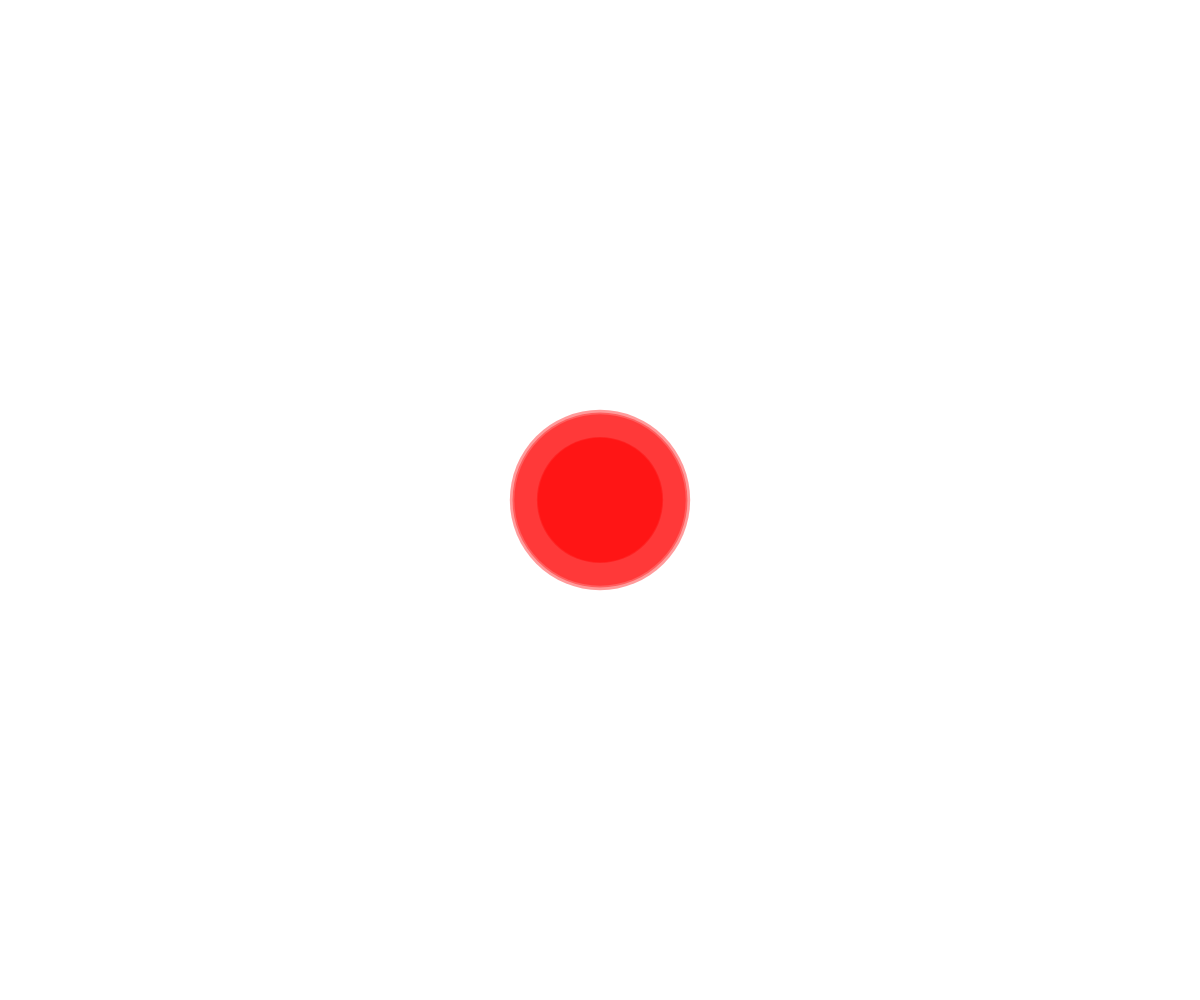
Frame 1 (no input)
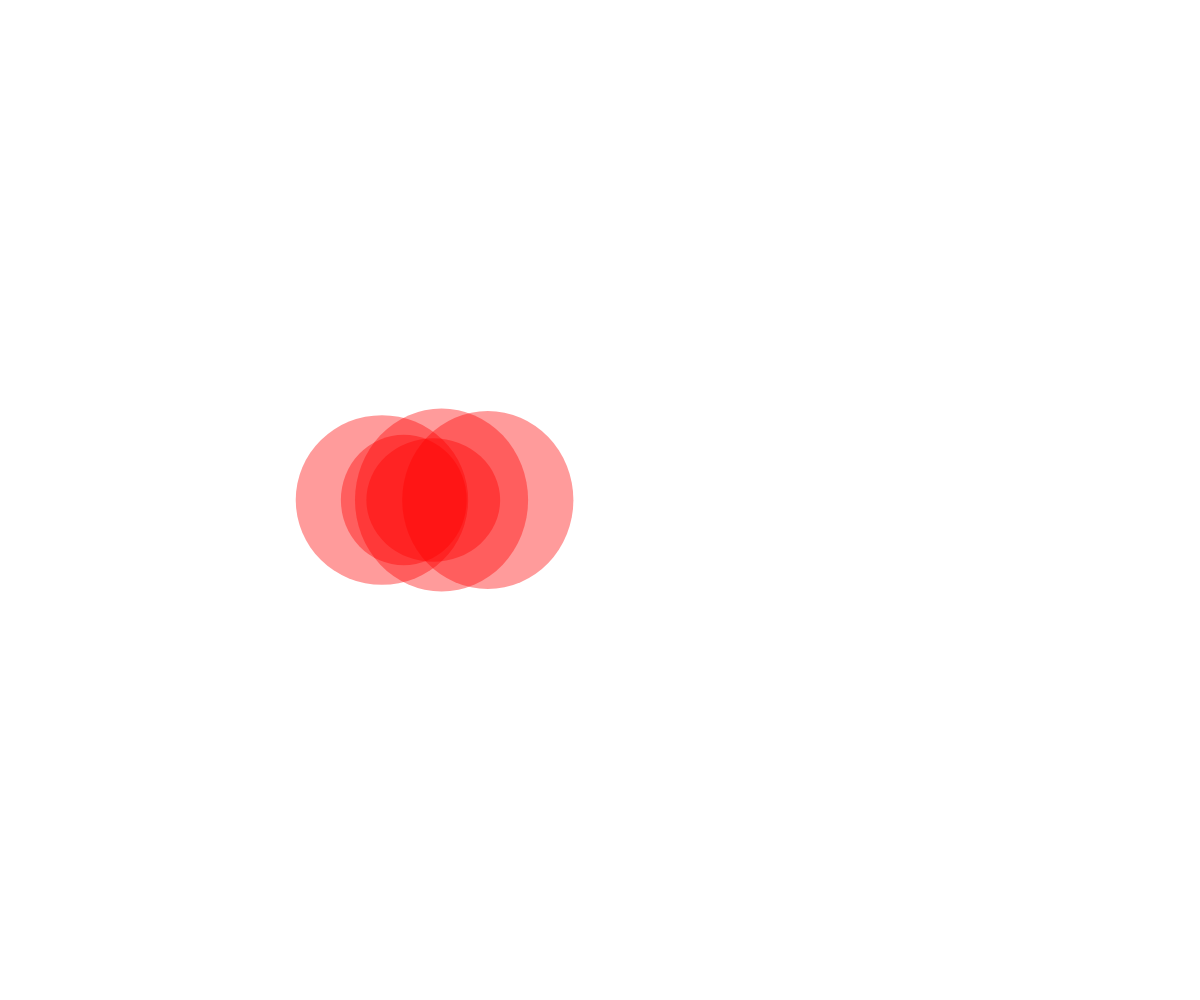
Frame 60 (no input)
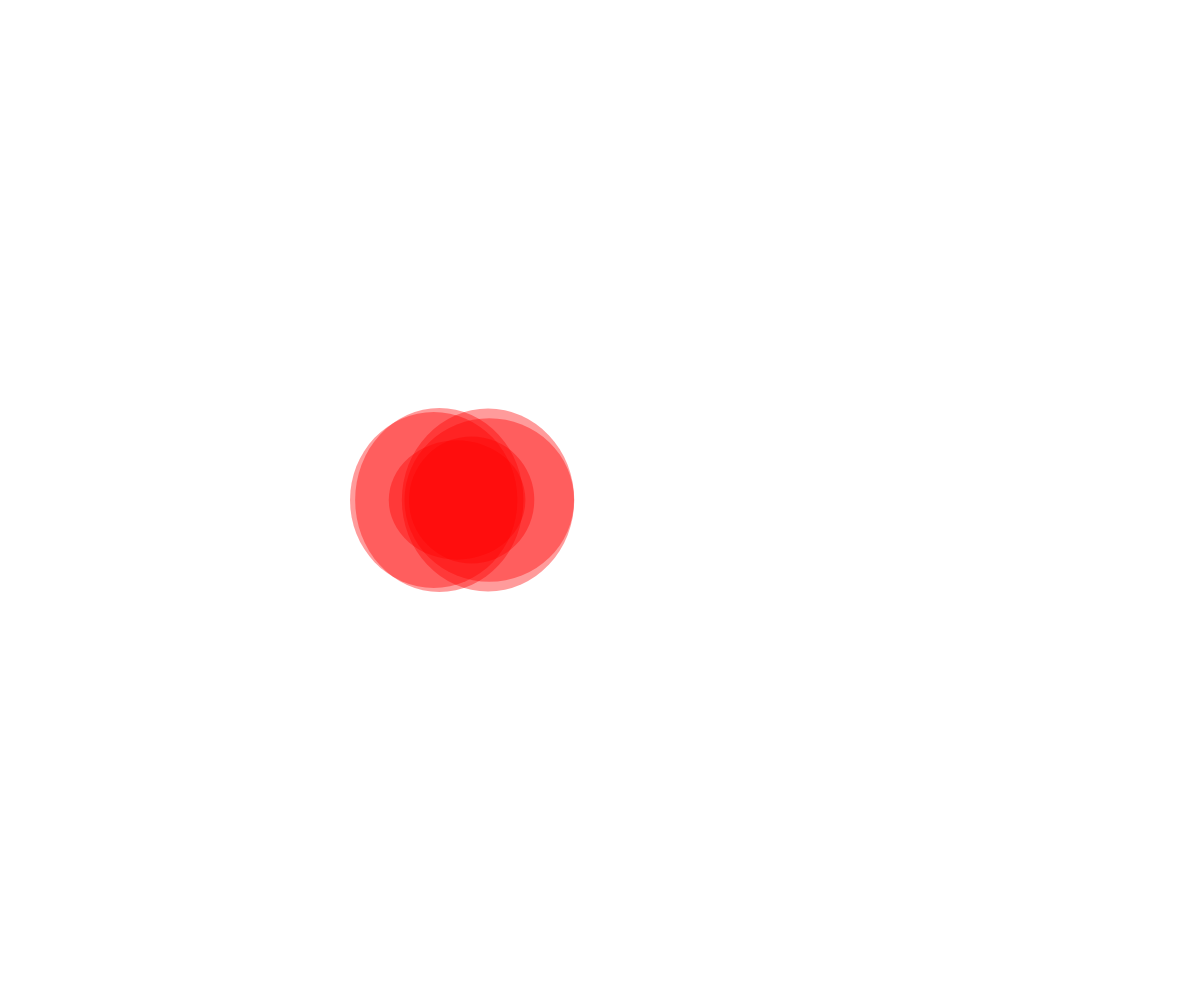
Frame 120 (the mouse pressed at the canvas centre since frame 60)

The p5.js sketch that drew these frames (run headless with seeded random() and noise() and a simulated clock; from frame 60 on, the mouse is pressed at the canvas centre):

// p5.js sketch
// ── sketch.js
//This example uses a simple class with 4 arguments
var pulse=[];

function setup() {
  createCanvas(windowWidth, windowHeight);
  background(100);

  //fill array
  for(var i=0;i<5;i++){ //loop 5 times
    //put an object in the array for each loop
    var d=random(100,200);
    pulse[i] = new Pulser(width/2, height/2, d,d);

  }
  noStroke();
}

function draw() {
  background(255);
  for(var i=0;i<pulse.length;i++){ //loop 5 times
    pulse[i].display(); //run the display function of the object
    pulse[i].move();
  }
}

//ADD an object to the array when mouse is clicked
function mousePressed(){
  var d=random(100,200);
  pulse.push(new Pulser(width/2, height/2, d,d));
  console.log("pushing");
}

//class in p5js
class Pulser {
    //The constructor (note no variable declarations above the constructor)
    constructor(x, y, w, h) { //pulser has 4 arguments
    this.x = x; //this refers to the variables in the class. Need to use this in front of all variables.
    this.y = y;
    this.w = w;
    this.h = h;
    this.color = "red";
    this.n=random(2);//generate a random starting noise variable;
    this.p=0; //position variable
    this.inc=0.005; //noise variable increment
  }

   //Functions
  display() {
    fill(255, 0, 0,100);
    ellipse(this.x, this.y, this.w, this.h);
 	this.w += random(-1, 1);
   	this.h += random(-1, 1);

  }

  move() {
   this.p=noise(this.n);
   this.x=map(this.p,0,1,0,width);
   this.n=this.n+this.inc;
  }
}
